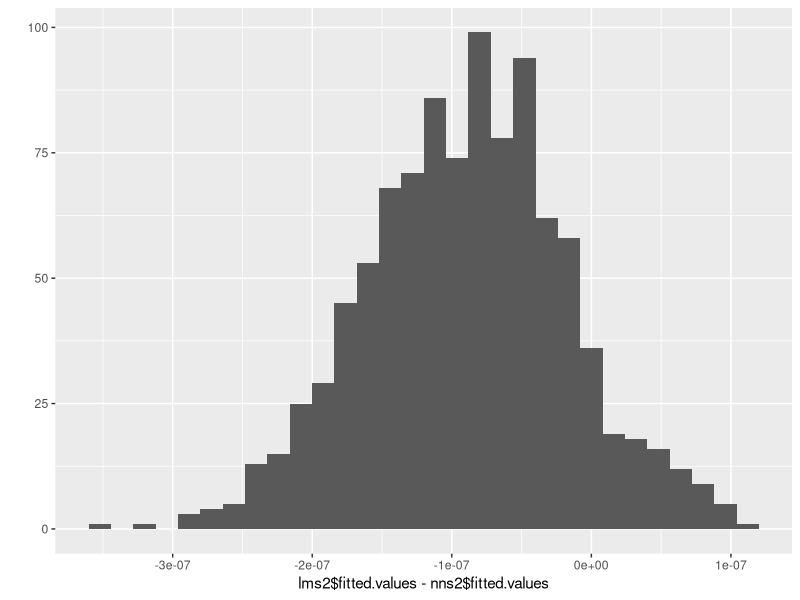

The R script that drew this image:
## ---- chunk 1
# library for generation multivariate distributions
library(MASS)

# always use the same random numbers
set.seed(123)

# the means and errors for the multivariate distribution
MUs    <- c(10,15)
SIGMAs <- matrix(c(1,   0.5,
                   0.5, 2   ),
                 nrow=2,
                 ncol=2       )

# the multivariate distribution
mdist <- mvrnorm(n     = 1000,
                 mu    = MUs,
                 Sigma = SIGMAs)

# create unobserved covariate
c <- mdist[ , 2]

# create the instrumental variable
z <- rnorm(1000)

# create observed variable
x <- mdist[ , 1] + z

# constuct the dependent variable
y <- 1 + x + c + rnorm(1000, 0, 0.5)
## ---- chunk 2
cor(x, c)
cor(z, c)
## ---- chunk 3
lm(y ~ x + c)
## ---- chunk 4
lm(y ~ x)
## ---- chunk 5
library(AER)
ivreg(y ~ x | z)
## ---- chunk 6
# first stage
lms1 <- lm(x ~ z)

# manually obtain fitted values
lmXhat <- lms1$coefficients[2]*z + lms1$coefficients[1]

# estimate second stage using Xhat
(lms2 <- lm(y ~ lmXhat) )
## ---- chunk 7
library(nnet)

# first stage
nns1 <- nnet(x ~ z, size=0, skip=TRUE, linout=TRUE)

# manually obtain fitted values
nnXhat <- nns1$fitted.values

# estimate second stage using Xhat
nns2 <- nnet(y ~ nnXhat, size=0, skip=TRUE, linout=TRUE)
summary(nns2)
## ---- chunk 8
lms2$coefficients - nns2$wts
## ---- chunk 9
library(ggplot2)
qplot(lms2$fitted.values - nns2$fitted.values)
